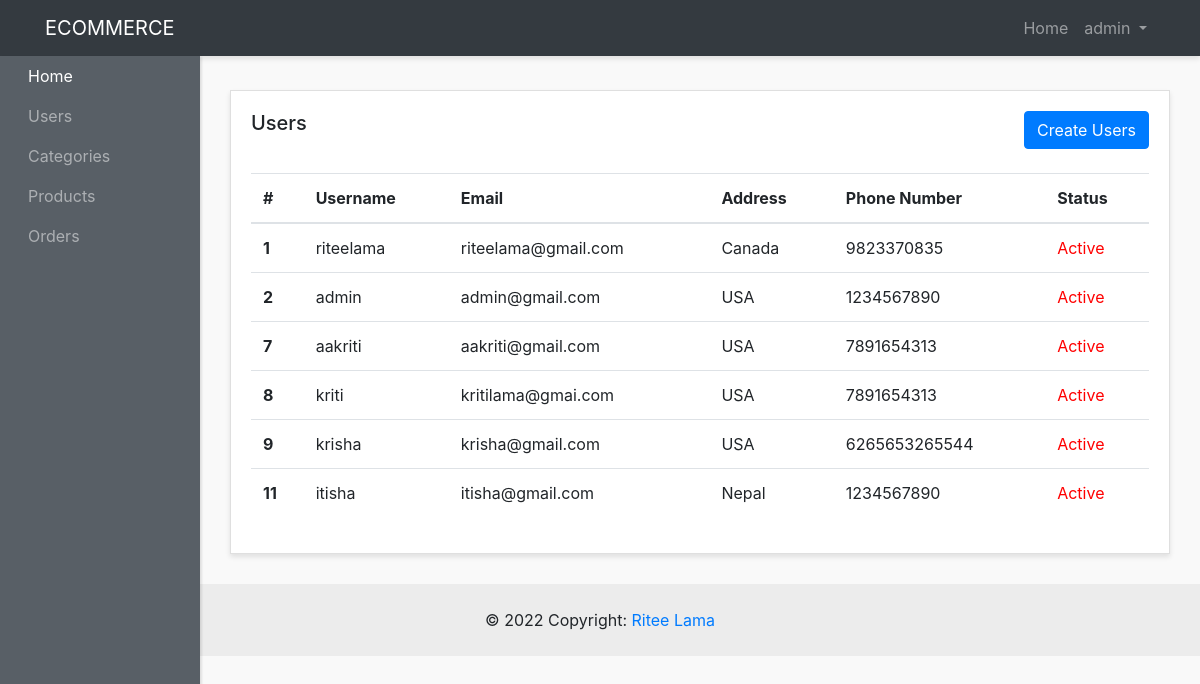
Screenshot of /admin-panel/admins/users.php (signed in) with the database file from the repository.
### tables this page shows
CREATE TABLE `users` (
  `id` int(11) NOT NULL,
  `fullname` varchar(200) NOT NULL,
  `username` varchar(200) NOT NULL,
  `email` varchar(200) NOT NULL,
  `password` varchar(200) NOT NULL,
  `phoneno` varchar(20) NOT NULL,
  `address` varchar(200) NOT NULL,
  `role_id` int(11) NOT NULL,
  `status` int(11) NOT NULL DEFAULT 1,
  `created_time` timestamp NOT NULL DEFAULT current_timestamp()
);

### admin-panel/admins/users.php (the view, shortened to what this page needs)
<?php require "../layouts/header.php"?>
<?php require "../../includes/dbconfig.php"?>
<?php
    $selectSql = "SELECT * FROM users";
    $selectQuery = mysqli_query($conn,$selectSql);
    $users = mysqli_fetch_all($selectQuery,MYSQLI_ASSOC);
?>
      <div class="row">
        <div class="col">
          <div class="card">
            <div class="card-body">
              <h5 class="card-title mb-4 d-inline">Users</h5>
             <a  href="<?php echo ADMINURL;?>/admins/create-users.php" class="btn btn-primary mb-4 text-center float-right">Create Users</a>
              <table class="table">
                <thead>
                  <tr>
                    <th scope="col">#</th>
                    <th scope="col">Username</th>
                    <th scope="col">Email</th>
                    <th scope="col">Address</th>
                    <th scope="col">Phone Number</th>
                    <th scope="col">Status</th>
                  </tr>
                </thead>
                <tbody>
                <?php foreach($users as $user) : ?>
                  <tr>
                    <th scope="row"><?php echo $user['id'];?></th>
                    <td><?php echo $user['username'];?></td>
                    <td><?php echo $user['email'];?></td>
                    <td><?php echo $user['address'];?></td>
                    <td><?php echo $user['phoneno'];?></td>
                    <td><a href="?id=<?php echo $user['id'];?>&status=<?php echo $user['status']?>" style ="color:<?php echo $row['status']?'green' : 'red'; ?>
                    "onclick="return confirm('Are you sure to change the status of this item?')">
                     <?php echo $user['status']?'Active' : 'In-Active';?></a>  </td>
                  </tr>
                <?php endforeach; ?>
                </tbody>
              </table>
            </div>
          </div>
        </div>
      </div>
<?php require "../layouts/footer.php"?>

### admin-panel/styles/style.css (style rules this page uses)
body { background:#f9f9f9; }
.card { margin-bottom: 15px; border-radius:0; box-shadow: 0 3px 5px rgba(0,0,0,.1); }

### rows the page displays
users: id "1", username "riteelama", email "riteelama@gmail.com", address "Canada", phoneno "9823370835", status "Active"
users: id "2", username "admin", email "admin@gmail.com", address "USA", phoneno "1234567890", status "Active"
users: id "7", username "aakriti", email "aakriti@gmail.com", address "USA", phoneno "7891654313", status "Active"
users: id "8", username "kriti", email "kritilama@gmai.com", address "USA", phoneno "7891654313", status "Active"
users: id "9", username "krisha", email "krisha@gmail.com", address "USA", phoneno "6265653265544", status "Active"
users: id "11", username "itisha", email "itisha@gmail.com", address "Nepal", phoneno "1234567890", status "Active"

### other values shown
$_SESSION['username'] "admin"
